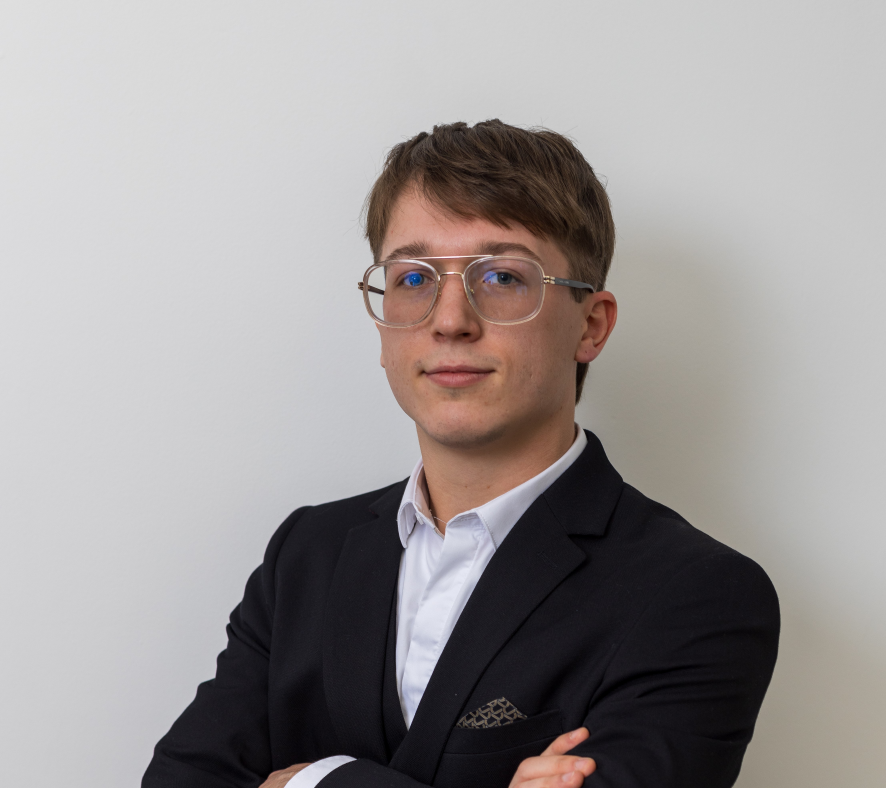
#> input picture photo.jpg, 4430 x 3940 px, found by its file name (shown at 1/5 size)
$ python crop_avatar.py photo.jpg photo_avatar.jpg
#> lines starting #> are read from the running program, lines starting #| are printed output that depends on the picture
#!/usr/bin/env python3
"""Face-centered square crop for circular avatars.

Reusable helper: turns a portrait/headshot into a square, face-biased crop so an
``object-fit:cover`` circular frame centers the FACE, not the torso. No face
detection dependency — headshots put the face in the upper portion of the frame,
so a top-biased square is a robust heuristic. Fine-tune with --side/--top/--cx.

    python tools/crop_avatar.py photo.jpg photo_avatar.jpg
    python tools/crop_avatar.py in.jpg out.jpg --side 0.62 --top 0.11 --cx 0.52 --out 512
"""
from __future__ import annotations

import argparse

from PIL import Image


def face_square_box(w, h, side_frac, top_frac, cx_frac):
    """(left, top, right, bottom) square box, clamped to the image."""
    side = min(round(h * side_frac), w, h)
    left = round(w * cx_frac - side / 2)
    top = round(h * top_frac)
    left = max(0, min(left, w - side))
    top = max(0, min(top, h - side))
    return (left, top, left + side, top + side)


def crop_avatar(src, dst, side, top, cx, out):
#> called with src = 'photo.jpg', dst = 'photo_avatar.jpg', side = 0.62, top = 0.11, cx = 0.52, out = 512
    img = Image.open(src)
#> img is the input picture: PIL image 4430x3940 RGB; mean R, G, B 155.7, 150.9, 150.4
    if img.mode not in ("RGB", "L"):
        img = img.convert("RGB")
    box = face_square_box(img.width, img.height, side, top, cx)
#> box = (1082, 433, 3525, 2876)
    square = img.crop(box)
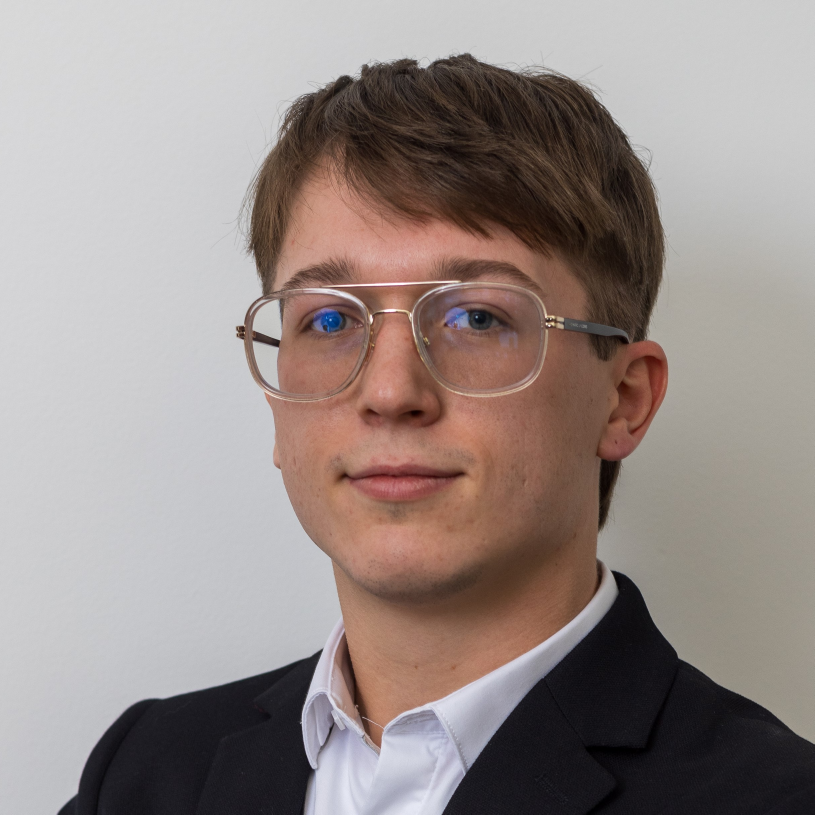
#> square: PIL image 2443x2443 RGB (shown at 1/3 size); mean R, G, B 151.1, 139.5, 136
    if out > 0:
        square = square.resize((out, out), Image.LANCZOS)
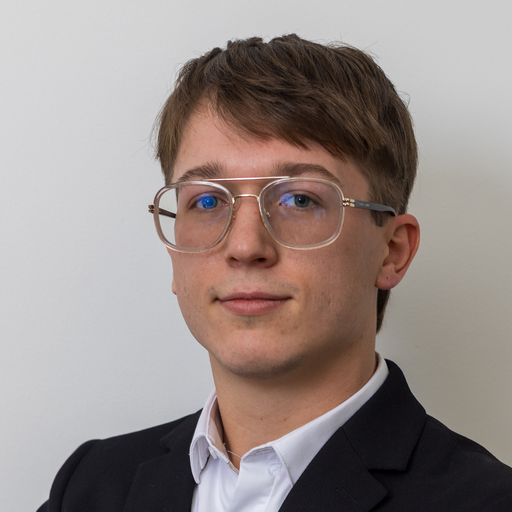
#> square: PIL image 512x512 RGB; mean R, G, B 151.1, 139.5, 136
    square.save(dst, quality=90, optimize=True)
    print(f"src {img.width}x{img.height} -> box {box} -> {square.width}x{square.height} -> {dst}")
#| src 4430x3940 -> box (1082, 433, 3525, 2876) -> 512x512 -> photo_avatar.jpg


def main():
    ap = argparse.ArgumentParser(description=__doc__)
    ap.add_argument("src")
    ap.add_argument("dst")
    ap.add_argument("--side", type=float, default=0.62)
    ap.add_argument("--top", type=float, default=0.11)
    ap.add_argument("--cx", type=float, default=0.52)
    ap.add_argument("--out", type=int, default=512)
    a = ap.parse_args()
    crop_avatar(a.src, a.dst, a.side, a.top, a.cx, a.out)


if __name__ == "__main__":
    main()
